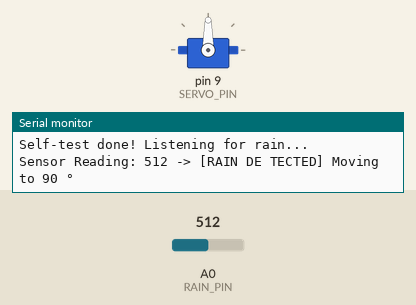
This sketch was run on a simulated Arduino Uno, built with avr-gcc and run on an emulated ATmega328P. On the bench: servo, the last lines printed to the serial monitor. The inputs (shaded band) are chosen by the test bench; at power-on: A0 (RAIN_PIN) = 512.

Above: at 6.0 s.
6.1 s: A0 (RAIN_PIN) set to 788
7.6 s: A0 (RAIN_PIN) set to 809
At 9.7 s:
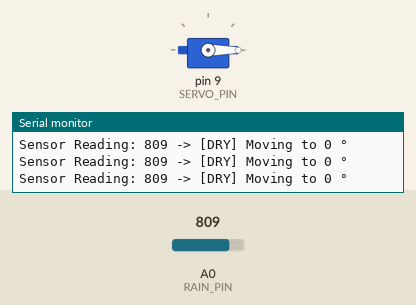
10.3 s: A0 (RAIN_PIN) set to 790
At 10.77 s:
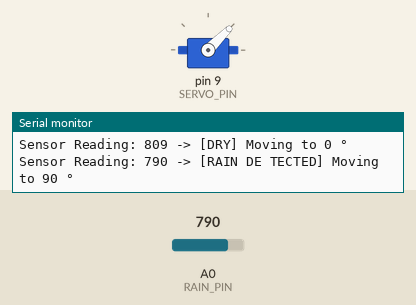
12.7 s: A0 (RAIN_PIN) set to 810
At 12.87 s:
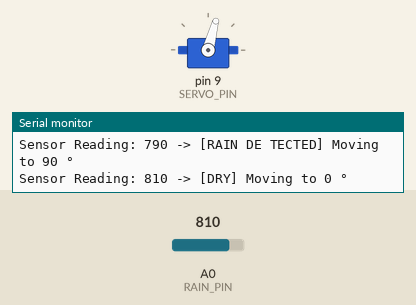
Timing chart, 0 to 15.7 s (numbered marks = the images above; inputs shaded):
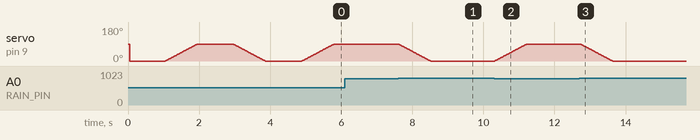

Measured:
- the behaviour switches between 799 and 800 on A0 (RAIN_PIN) (found by bisection; images 0 and 1)
- after the input at 7.6 s, servo on pin 9 (SERVO_PIN): moves from 90° to 0° over 0.91 s, starting at once
- after the input at 10.3 s, servo on pin 9 (SERVO_PIN): moves from 0° to 90° over 0.91 s, starting at once
- after the input at 12.7 s, servo on pin 9 (SERVO_PIN): moves from 90° to 0° over 0.91 s, starting at once

The sketch:

rain_sensor_servo.ino
```cpp
#include <Servo.h>

// --- Pin Definitions ---
const int RAIN_PIN = A0;    // Rain Sensor AO pin
const int SERVO_PIN = 9;    // Servo Signal pin (Orange/Yellow wire)

// --- Settings ---
const int RAIN_THRESHOLD = 800; // Rain trigger (increased to 800 for easier triggering)
const int POS_DRY = 0;             // Angle when Dry
const int POS_RAIN = 90;          // Angle when Raining

Servo myServo;
int currentPos = 0;

void moveServo(int targetPos) {
  if (currentPos == targetPos) return;

  int step = (targetPos > currentPos) ? 1 : -1;
  while (currentPos != targetPos) {
    currentPos += step;
    myServo.write(currentPos);
    delay(10);
  }
}

void setup() {
  Serial.begin(9600);

  myServo.attach(SERVO_PIN);

  Serial.println("====================================");
  Serial.println("STARTUN: Testing Servo Movement...");
  Serial.println("====================================");

  // --- SELN TEST MOVEMENT ---
  // This will spin the servo on startup so you know it works!
  myServo.write(0);
  currentPos = 0;
  delay(1000);

  moveServo(90);
  delay(1000);

  moveServo(0);
  delay(1000);

  Serial.println("Self-test done! Listening for rain...");
}

void loop() {
  int rainValue = analogRead(RAIN_PIN);

  Serial.print("Sensor Reading: ");
  Serial.print(rainValue);

  if (rainValue < RAIN_THRESHOLD) {
    Serial.println(" -> [RAIN DE TECTED] Moving to 90 °");
    moveServo(POS_RAIN);
  } else {
    Serial.println(" -> [DRY] Moving to 0 °");
    moveServo(POS_DRY);
  }

  delay(300);
}
```
